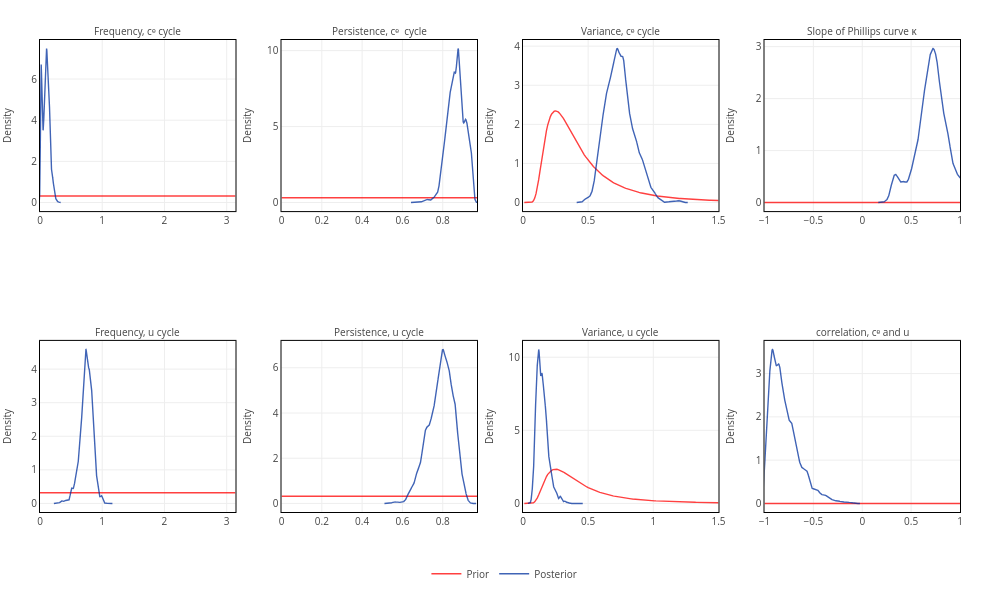

The code cell stored with this chart in its notebook:
### Code cell
empty = pltjs.plot();
fig = [figures[1] figures2[1] figures_var[1] figures_phillip[1]  ; figures[2] figures2[2]  figures_var[2] figures_covar[1]];

# Size
fig.plot.layout["width"]  = 1000;
fig.plot.layout["height"] = 600;

# Bars
fig.plot.layout["bargap"]      = 0;
fig.plot.layout["bargroupgap"] = 0;

# Margins
fig.plot.layout["margin"][:b]  = 40;
fig.plot.layout["margin"][:t]  = 40;
fig.plot.layout["margin"][:r]  = 40;
fig.plot.layout["margin"][:l]  = 40;

# Title size
for i=1:8
    fig.plot.layout["annotations"][i][:font][:size] = 10;
end

# Legend
fig.plot.layout["legend"] = attr(orientation="h", y=-0.1, x=0.42, font=attr(size=10))

display(fig)
# savefig(fig, "./img/posterior.pdf", format="pdf")

### Figure 1 — Plotly figure (JSON) as saved in the notebook; plotly's stock layout.template omitted (floating-point values rounded to 4 significant figures; data arrays with more than 128 entries replaced by an {"elided": "..."} marker saying what was removed)
{"data": [{"line": {"color": "rgba(255, 0, 0, .75)", "width": 1.4}, "name": "Prior", "showlegend": false, "type": "scatter", "x": {"elided": "315 float values"}, "xaxis": "x1", "y": {"elided": "315 float values"}, "yaxis": "y1"}, {"line": {"color": "rgba(0, 48, 158, .75)", "width": 1.4}, "name": "Posterior", "showlegend": false, "type": "scatter", "x": {"elided": "2048 float values"}, "xaxis": "x1", "y": {"elided": "2048 float values"}, "yaxis": "y1"}, {"line": {"color": "rgba(255, 0, 0, .75)", "width": 1.4}, "name": "Prior", "showlegend": false, "type": "scatter", "x": [0, 0.01, 0.02, 0.03, 0.04, 0.05, 0.06, 0.07, 0.08, 0.09, 0.1, 0.11, 0.12, 0.13, 0.14, 0.15, 0.16, 0.17, 0.18, 0.19, 0.2, 0.21, 0.22, 0.23, 0.24, 0.25, 0.26, 0.27, 0.28, 0.29, 0.3, 0.31, 0.32, 0.33, 0.34, 0.35, 0.36, 0.37, 0.38, 0.39, 0.4, 0.41, 0.42, 0.43, 0.44, 0.45, 0.46, 0.47, 0.48, 0.49, 0.5, 0.51, 0.52, 0.53, 0.54, 0.55, 0.56, 0.57, 0.58, 0.59, 0.6, 0.61, 0.62, 0.63, 0.64, 0.65, 0.66, 0.67, 0.68, 0.69, 0.7, 0.71, 0.72, 0.73, 0.74, 0.75, 0.76, 0.77, 0.78, 0.79, 0.8, 0.81, 0.82, 0.83, 0.84, 0.85, 0.86, 0.87, 0.88, 0.89, 0.9, 0.91, 0.92, 0.93, 0.94, 0.95, 0.96, 0.97], "xaxis": "x2", "y": [0.3183, 0.3183, 0.3183, 0.3183, 0.3183, 0.3183, 0.3183, 0.3183, 0.3183, 0.3183, 0.3183, 0.3183, 0.3183, 0.3183, 0.3183, 0.3183, 0.3183, 0.3183, 0.3183, 0.3183, 0.3183, 0.3183, 0.3183, 0.3183, 0.3183, 0.3183, 0.3183, 0.3183, 0.3183, 0.3183, 0.3183, 0.3183, 0.3183, 0.3183, 0.3183, 0.3183, 0.3183, 0.3183, 0.3183, 0.3183, 0.3183, 0.3183, 0.3183, 0.3183, 0.3183, 0.3183, 0.3183, 0.3183, 0.3183, 0.3183, 0.3183, 0.3183, 0.3183, 0.3183, 0.3183, 0.3183, 0.3183, 0.3183, 0.3183, 0.3183, 0.3183, 0.3183, 0.3183, 0.3183, 0.3183, 0.3183, 0.3183, 0.3183, 0.3183, 0.3183, 0.3183, 0.3183, 0.3183, 0.3183, 0.3183, 0.3183, 0.3183, 0.3183, 0.3183, 0.3183, 0.3183, 0.3183, 0.3183, 0.3183, 0.3183, 0.3183, 0.3183, 0.3183, 0.3183, 0.3183, 0.3183, 0.3183, 0.3183, 0.3183, 0.3183, 0.3183, 0.3183, 0.3183], "yaxis": "y2"}, {"line": {"color": "rgba(0, 48, 158, .75)", "width": 1.4}, "name": "Posterior", "showlegend": false, "type": "scatter", "x": {"elided": "2048 float values"}, "xaxis": "x2", "y": {"elided": "2048 float values"}, "yaxis": "y2"}, {"line": {"color": "rgba(255, 0, 0, .75)", "width": 1.4}, "name": "Prior", "showlegend": false, "type": "scatter", "x": {"elided": "151 float values"}, "xaxis": "x3", "y": {"elided": "151 float values"}, "yaxis": "y3"}, {"line": {"color": "rgba(0, 48, 158, .75)", "width": 1.4}, "name": "Posterior", "showlegend": false, "type": "scatter", "x": {"elided": "2048 float values"}, "xaxis": "x3", "y": {"elided": "2048 float values"}, "yaxis": "y3"}, {"line": {"color": "rgba(255, 0, 0, .75)", "width": 1.4}, "name": "Prior", "showlegend": true, "type": "scatter", "x": [-5, -4.9, -4.8, -4.7, -4.6, -4.5, -4.4, -4.3, -4.2, -4.1, -4, -3.9, -3.8, -3.7, -3.6, -3.5, -3.4, -3.3, -3.2, -3.1, -3, -2.9, -2.8, -2.7, -2.6, -2.5, -2.4, -2.3, -2.2, -2.1, -2, -1.9, -1.8, -1.7, -1.6, -1.5, -1.4, -1.3, -1.2, -1.1, -1, -0.9, -0.8, -0.7, -0.6, -0.5, -0.4, -0.3, -0.2, -0.1, 0, 0.1, 0.2, 0.3, 0.4, 0.5, 0.6, 0.7, 0.8, 0.9, 1, 1.1, 1.2, 1.3, 1.4, 1.5, 1.6, 1.7, 1.8, 1.9, 2, 2.1, 2.2, 2.3, 2.4, 2.5, 2.6, 2.7, 2.8, 2.9, 3, 3.1, 3.2, 3.3, 3.4, 3.5, 3.6, 3.7, 3.8, 3.9, 4, 4.1, 4.2, 4.3, 4.4, 4.5, 4.6, 4.7, 4.8, 4.9, 5], "xaxis": "x4", "y": [0.0003989, 0.0003989, 0.0003989, 0.0003989, 0.0003989, 0.0003989, 0.0003989, 0.0003989, 0.0003989, 0.0003989, 0.0003989, 0.0003989, 0.0003989, 0.0003989, 0.0003989, 0.0003989, 0.0003989, 0.0003989, 0.0003989, 0.0003989, 0.0003989, 0.0003989, 0.0003989, 0.0003989, 0.0003989, 0.0003989, 0.0003989, 0.0003989, 0.0003989, 0.0003989, 0.0003989, 0.0003989, 0.0003989, 0.0003989, 0.0003989, 0.0003989, 0.0003989, 0.0003989, 0.0003989, 0.0003989, 0.0003989, 0.0003989, 0.0003989, 0.0003989, 0.0003989, 0.0003989, 0.0003989, 0.0003989, 0.0003989, 0.0003989, 0.0003989, 0.0003989, 0.0003989, 0.0003989, 0.0003989, 0.0003989, 0.0003989, 0.0003989, 0.0003989, 0.0003989, 0.0003989, 0.0003989, 0.0003989, 0.0003989, 0.0003989, 0.0003989, 0.0003989, 0.0003989, 0.0003989, 0.0003989, 0.0003989, 0.0003989, 0.0003989, 0.0003989, 0.0003989, 0.0003989, 0.0003989, 0.0003989, 0.0003989, 0.0003989, 0.0003989, 0.0003989, 0.0003989, 0.0003989, 0.0003989, 0.0003989, 0.0003989, 0.0003989, 0.0003989, 0.0003989, 0.0003989, 0.0003989, 0.0003989, 0.0003989, 0.0003989, 0.0003989, 0.0003989, 0.0003989, 0.0003989, 0.0003989, 0.0003989], "yaxis": "y4"}, {"line": {"color": "rgba(0, 48, 158, .75)", "width": 1.4}, "name": "Posterior", "showlegend": true, "type": "scatter", "x": {"elided": "2048 float values"}, "xaxis": "x4", "y": {"elided": "2048 float values"}, "yaxis": "y4"}, {"line": {"color": "rgba(255, 0, 0, .75)", "width": 1.4}, "name": "Prior", "showlegend": false, "type": "scatter", "x": {"elided": "315 float values"}, "xaxis": "x5", "y": {"elided": "315 float values"}, "yaxis": "y5"}, {"line": {"color": "rgba(0, 48, 158, .75)", "width": 1.4}, "name": "Posterior", "showlegend": false, "type": "scatter", "x": {"elided": "2048 float values"}, "xaxis": "x5", "y": {"elided": "2048 float values"}, "yaxis": "y5"}, {"line": {"color": "rgba(255, 0, 0, .75)", "width": 1.4}, "name": "Prior", "showlegend": false, "type": "scatter", "x": [0, 0.01, 0.02, 0.03, 0.04, 0.05, 0.06, 0.07, 0.08, 0.09, 0.1, 0.11, 0.12, 0.13, 0.14, 0.15, 0.16, 0.17, 0.18, 0.19, 0.2, 0.21, 0.22, 0.23, 0.24, 0.25, 0.26, 0.27, 0.28, 0.29, 0.3, 0.31, 0.32, 0.33, 0.34, 0.35, 0.36, 0.37, 0.38, 0.39, 0.4, 0.41, 0.42, 0.43, 0.44, 0.45, 0.46, 0.47, 0.48, 0.49, 0.5, 0.51, 0.52, 0.53, 0.54, 0.55, 0.56, 0.57, 0.58, 0.59, 0.6, 0.61, 0.62, 0.63, 0.64, 0.65, 0.66, 0.67, 0.68, 0.69, 0.7, 0.71, 0.72, 0.73, 0.74, 0.75, 0.76, 0.77, 0.78, 0.79, 0.8, 0.81, 0.82, 0.83, 0.84, 0.85, 0.86, 0.87, 0.88, 0.89, 0.9, 0.91, 0.92, 0.93, 0.94, 0.95, 0.96, 0.97], "xaxis": "x6", "y": [0.3183, 0.3183, 0.3183, 0.3183, 0.3183, 0.3183, 0.3183, 0.3183, 0.3183, 0.3183, 0.3183, 0.3183, 0.3183, 0.3183, 0.3183, 0.3183, 0.3183, 0.3183, 0.3183, 0.3183, 0.3183, 0.3183, 0.3183, 0.3183, 0.3183, 0.3183, 0.3183, 0.3183, 0.3183, 0.3183, 0.3183, 0.3183, 0.3183, 0.3183, 0.3183, 0.3183, 0.3183, 0.3183, 0.3183, 0.3183, 0.3183, 0.3183, 0.3183, 0.3183, 0.3183, 0.3183, 0.3183, 0.3183, 0.3183, 0.3183, 0.3183, 0.3183, 0.3183, 0.3183, 0.3183, 0.3183, 0.3183, 0.3183, 0.3183, 0.3183, 0.3183, 0.3183, 0.3183, 0.3183, 0.3183, 0.3183, 0.3183, 0.3183, 0.3183, 0.3183, 0.3183, 0.3183, 0.3183, 0.3183, 0.3183, 0.3183, 0.3183, 0.3183, 0.3183, 0.3183, 0.3183, 0.3183, 0.3183, 0.3183, 0.3183, 0.3183, 0.3183, 0.3183, 0.3183, 0.3183, 0.3183, 0.3183, 0.3183, 0.3183, 0.3183, 0.3183, 0.3183, 0.3183], "yaxis": "y6"}, {"line": {"color": "rgba(0, 48, 158, .75)", "width": 1.4}, "name": "Posterior", "showlegend": false, "type": "scatter", "x": {"elided": "2048 float values"}, "xaxis": "x6", "y": {"elided": "2048 float values"}, "yaxis": "y6"}, {"line": {"color": "rgba(255, 0, 0, .75)", "width": 1.4}, "name": "Prior", "showlegend": false, "type": "scatter", "x": {"elided": "151 float values"}, "xaxis": "x7", "y": {"elided": "151 float values"}, "yaxis": "y7"}, {"line": {"color": "rgba(0, 48, 158, .75)", "width": 1.4}, "name": "Posterior", "showlegend": false, "type": "scatter", "x": {"elided": "2048 float values"}, "xaxis": "x7", "y": {"elided": "2048 float values"}, "yaxis": "y7"}, {"line": {"color": "rgba(255, 0, 0, .75)", "width": 1.4}, "name": "Prior", "showlegend": false, "type": "scatter", "x": {"elided": "201 float values"}, "xaxis": "x8", "y": {"elided": "201 float values"}, "yaxis": "y8"}, {"line": {"color": "rgba(0, 48, 158, .75)", "width": 1.4}, "name": "Posterior", "showlegend": false, "type": "scatter", "x": {"elided": "2048 float values"}, "xaxis": "x8", "y": {"elided": "2048 float values"}, "yaxis": "y8"}], "layout": {"annotations": [{"font": {"size": 10}, "showarrow": false, "text": "Frequency, cᵉ cycle", "x": 0.1062, "xanchor": "center", "xref": "paper", "y": 1, "yanchor": "bottom", "yref": "paper"}, {"font": {"size": 10}, "showarrow": false, "text": "Frequency, u cycle", "x": 0.1062, "xanchor": "center", "xref": "paper", "y": 0.3625, "yanchor": "bottom", "yref": "paper"}, {"font": {"size": 10}, "showarrow": false, "text": "Persistence, cᵉ  cycle", "x": 0.3688, "xanchor": "center", "xref": "paper", "y": 1, "yanchor": "bottom", "yref": "paper"}, {"font": {"size": 10}, "showarrow": false, "text": "Persistence, u cycle", "x": 0.3688, "xanchor": "center", "xref": "paper", "y": 0.3625, "yanchor": "bottom", "yref": "paper"}, {"font": {"size": 10}, "showarrow": false, "text": "Variance, cᵉ cycle", "x": 0.6313, "xanchor": "center", "xref": "paper", "y": 1, "yanchor": "bottom", "yref": "paper"}, {"font": {"size": 10}, "showarrow": false, "text": "Variance, u cycle", "x": 0.6313, "xanchor": "center", "xref": "paper", "y": 0.3625, "yanchor": "bottom", "yref": "paper"}, {"font": {"size": 10}, "showarrow": false, "text": "Slope of Phillips curve κ", "x": 0.8938, "xanchor": "center", "xref": "paper", "y": 1, "yanchor": "bottom", "yref": "paper"}, {"font": {"size": 10}, "showarrow": false, "text": "correlation, cᵉ and u", "x": 0.8938, "xanchor": "center", "xref": "paper", "y": 0.3625, "yanchor": "bottom", "yref": "paper"}], "bargap": 0, "bargroupgap": 0, "height": 600, "legend": {"font": {"size": 10}, "orientation": "h", "x": 0.42, "y": -0.1}, "margin": {"b": 40, "l": 40, "r": 40, "t": 40}, "width": 1000, "xaxis1": {"anchor": "y1", "domain": [0, 0.2125], "linecolor": "black", "mirror": true, "range": [0, 3.142], "showgrid": true, "tickfont": {"size": 10}, "titlefont": {"size": 10}, "zeroline": false}, "xaxis2": {"anchor": "y2", "domain": [0.2625, 0.475], "linecolor": "black", "mirror": true, "range": [0, 0.97], "showgrid": true, "tickfont": {"size": 10}, "titlefont": {"size": 10}, "zeroline": false}, "xaxis3": {"anchor": "y3", "domain": [0.525, 0.7375], "linecolor": "black", "mirror": true, "range": [0, 1.5], "showgrid": true, "tickfont": {"size": 10}, "titlefont": {"size": 10}, "zeroline": false}, "xaxis4": {"anchor": "y4", "domain": [0.7875, 1], "linecolor": "black", "mirror": true, "range": [-1, 1], "showgrid": true, "tickfont": {"size": 10}, "zeroline": false}, "xaxis5": {"anchor": "y5", "domain": [0, 0.2125], "linecolor": "black", "mirror": true, "range": [0, 3.142], "showgrid": true, "tickfont": {"size": 10}, "titlefont": {"size": 10}, "zeroline": false}, "xaxis6": {"anchor": "y6", "domain": [0.2625, 0.475], "linecolor": "black", "mirror": true, "range": [0, 0.97], "showgrid": true, "tickfont": {"size": 10}, "titlefont": {"size": 10}, "zeroline": false}, "xaxis7": {"anchor": "y7", "domain": [0.525, 0.7375], "linecolor": "black", "mirror": true, "range": [0, 1.5], "showgrid": true, "tickfont": {"size": 10}, "titlefont": {"size": 10}, "zeroline": false}, "xaxis8": {"anchor": "y8", "domain": [0.7875, 1], "linecolor": "black", "mirror": true, "range": [-1, 1], "showgrid": true, "tickfont": {"size": 10}, "titlefont": {"size": 10}, "zeroline": false}, "yaxis1": {"anchor": "x1", "domain": [0.6375, 1], "linecolor": "black", "mirror": true, "showgrid": true, "tickfont": {"size": 10}, "title": "Density", "titlefont": {"size": 10}, "zeroline": false}, "yaxis2": {"anchor": "x2", "domain": [0.6375, 1], "linecolor": "black", "mirror": true, "showgrid": true, "tickfont": {"size": 10}, "title": "Density", "titlefont": {"size": 10}, "zeroline": false}, "yaxis3": {"anchor": "x3", "domain": [0.6375, 1], "linecolor": "black", "mirror": true, "showgrid": true, "tickfont": {"size": 10}, "title": "Density", "titlefont": {"size": 10}, "zeroline": false}, "yaxis4": {"anchor": "x4", "domain": [0.6375, 1], "linecolor": "black", "mirror": true, "showgrid": true, "tickfont": {"size": 10}, "title": "Density", "titlefont": {"size": 10}, "zeroline": false}, "yaxis5": {"anchor": "x5", "domain": [5.551e-17, 0.3625], "linecolor": "black", "mirror": true, "showgrid": true, "tickfont": {"size": 10}, "title": "Density", "titlefont": {"size": 10}, "zeroline": false}, "yaxis6": {"anchor": "x6", "domain": [5.551e-17, 0.3625], "linecolor": "black", "mirror": true, "showgrid": true, "tickfont": {"size": 10}, "title": "Density", "titlefont": {"size": 10}, "zeroline": false}, "yaxis7": {"anchor": "x7", "domain": [5.551e-17, 0.3625], "linecolor": "black", "mirror": true, "showgrid": true, "tickfont": {"size": 10}, "title": "Density", "titlefont": {"size": 10}, "zeroline": false}, "yaxis8": {"anchor": "x8", "domain": [5.551e-17, 0.3625], "linecolor": "black", "mirror": true, "showgrid": true, "tickfont": {"size": 10}, "title": "Density", "titlefont": {"size": 10}, "zeroline": false}}}
